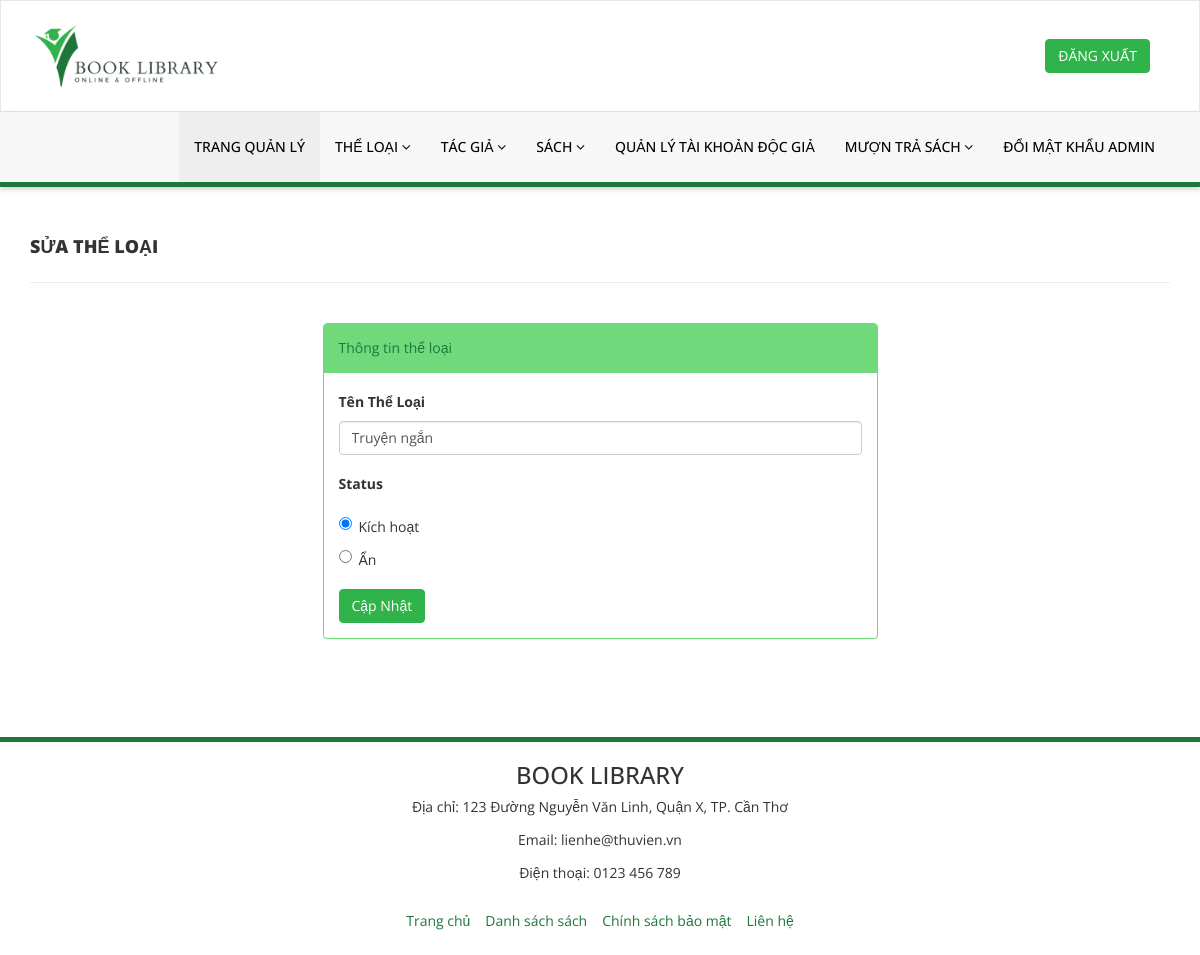
Screenshot of /admin/edit-category.php?catid=1 (signed in) with the database file from the repository.
### tables this page shows
CREATE TABLE `theloai` (
  `id` int NOT NULL,
  `CategoryName` varchar(255) DEFAULT NULL,
  `Status` tinyint DEFAULT NULL,
  `CreationDate` timestamp NULL DEFAULT CURRENT_TIMESTAMP,
  `UpdationDate` timestamp NULL DEFAULT CURRENT_TIMESTAMP
);

### admin/edit-category.php (the view, shortened to what this page needs)
<?php
include('includes/config.php');
if (strlen($_SESSION['alogin']) == 0) {
    header("location:../adminlogin.php");
    exit();
} else {
?>
    <!DOCTYPE html>
    <html xmlns="http://www.w3.org/1999/xhtml">
    <head>
        <link href="assets/css/bootstrap.css" rel="stylesheet" />
        <link href="assets/css/font-awesome.css" rel="stylesheet" />
        <link href="assets/css/style.css" rel="stylesheet" />
    </head>
    <body>
        <?php include('includes/header.php'); ?>
        <div class="content-wrapper">
            <div class="container">
                <div class="row pad-botm">
                    <div class="col-md-12">
                        <h4 class="header-line">Sửa Thể Loại</h4>
                    </div>
                    <div class="row">
                    </div>
                </div>
                <div class="row">
                    <div class="col-md-6 col-sm-6 col-xs-12 col-md-offset-3">
                        <div class="panel panel-info">
                            <div class="panel-heading">
                                Thông tin thể loại
                            </div>
                            <div class="panel-body">
                                <form role="form" method="post">
                                    <?php
                                    $catid = intval($_GET['catid']);
                                    $sql = "SELECT * FROM theloai WHERE id=:catid";
                                    $query = $dbh->prepare($sql);
                                    $query->bindParam(':catid', $catid, PDO::PARAM_INT);
                                    $query->execute();
                                    $results = $query->fetchAll(PDO::FETCH_OBJ);
                                    if ($query->rowCount() > 0) {
                                        foreach ($results as $result) {
                                    ?>
                                            <div class="form-group">
                                                <label>Tên Thể Loại</label>
                                                <input class="form-control" type="text" name="category" value="<?php echo htmlentities($result->CategoryName); ?>" required />
                                            </div>
                                            <div class="form-group">
                                                <label>Status</label>
                                                <div class="radio">
                                                    <label>
                                                        <input type="radio" name="status" value="1" <?php if ($result->Status == 1) echo 'checked'; ?>> Kích hoạt
                                                    </label>
                                                </div>
                                                <div class="radio">
                                                    <label>
                                                        <input type="radio" name="status" value="0" <?php if ($result->Status == 0) echo 'checked'; ?>> Ẩn
                                                    </label>
                                                </div>
                                            </div>
                                    <?php }
                                    } ?>
                                    <button type="submit" name="update" class="btn btn-info">Cập Nhật</button>
                                </form>
                            </div>
                        </div>
                    </div>
                </div>
            </div>
        </div>
        <?php include('includes/footer.php'); ?>
    </body>
    </html>
<?php } ?>

### admin/assets/css/style.css (style rules this page uses)
.content-wrapper { margin: 40px 0; min-height: 470px; }
.header-line { font-weight:900; padding-bottom:25px; border-bottom:1px solid #eeeeee; text-transform:uppercase; }
.pad-botm { padding-bottom:30px; }

### rows the page displays
theloai: category "Truyện ngắn", Status "☑ Kích hoạt", Status "☐ Ẩn"
